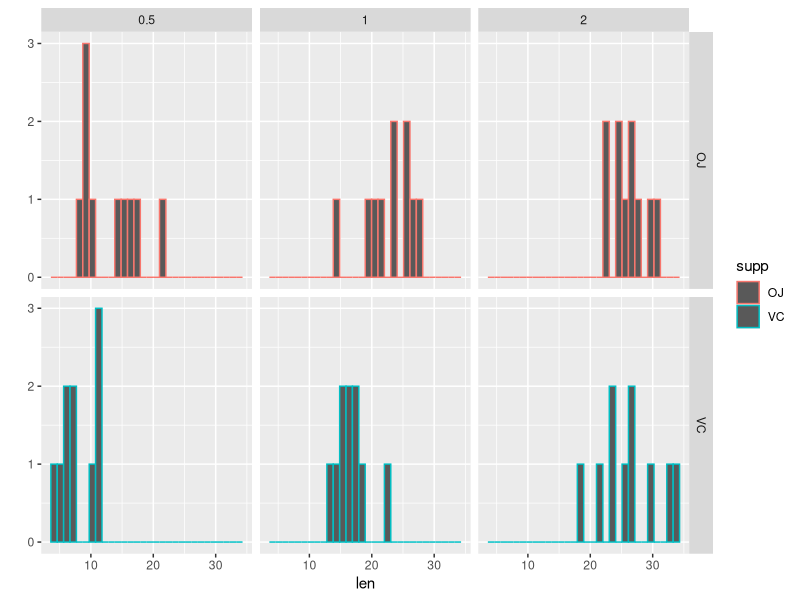

Recreate this plot in R. (Note: this script raises an error after producing the figure.)
## ---- chunk 1
#load data
library(datasets)
library(ggplot2)
data("ToothGrowth")
df <- ToothGrowth

#lets look at the data
str(df)
head(df)

#do some quick plots
qplot(data = df, x = len, facets = supp ~ dose, color = supp)
## ---- chunk 2
#perform unpaired t.test in R
tResults <- t.test(len ~ supp, data = df, paired = FALSE)

## ---- chunk 3
#generate child datasets for VC
dose.0.5_VC <- df[df$dose == 0.5 & df$supp == "VC", ]
dose.1.0_VC <- df[df$dose == 1 & df$supp == "VC", ]
dose.2.0_VC <- df[df$dose == 2 & df$supp == "VC", ]

#generate child datasets for OJ
dose.0.5_OJ <- df[df$dose == 0.5 & df$supp == "OJ", ]
dose.1.0_OJ <- df[df$dose == 1 & df$supp == "OJ", ]
dose.2.0_OJ <- df[df$dose == 2 & df$supp == "OJ", ]

#t.test between 0.5 and 1.0
ttest_helper <- function(df1, df2, compVar = "len", paired = TRUE) {
    a <- t.test(df1[, compVar], df2[, compVar], paired = paired)
    a
}

#perform within supp t.tests
ttest_0.5_VC <- ttest_helper(dose.0.5_VC, dose.1.0_VC)
ttest_1.0_VC <- ttest_helper(dose.1.0_VC, dose.2.0_VC)
ttest_2.0_VC <- ttest_helper(dose.0.5_VC, dose.2.0_VC)

ttest_0.5_OJ <- ttest_helper(dose.0.5_OJ, dose.1.0_OJ)
ttest_1.0_OJ <- ttest_helper(dose.1.0_OJ, dose.2.0_OJ)
ttest_2.0_OJ <- ttest_helper(dose.0.5_OJ, dose.2.0_OJ)

#perform between supp groups t.tests
ttest_0.5_VC_OJ <- ttest_helper(dose.0.5_VC, dose.0.5_OJ) 
ttest_1.0_VC_OJ <- ttest_helper(dose.1.0_VC, dose.1.0_OJ) 
ttest_2.0_VC_OJ <- ttest_helper(dose.2.0_VC, dose.2.0_OJ) 

ttest_0.5_1.0_VC_OJ <- ttest_helper(dose.0.5_VC, dose.1.0_OJ) 
ttest_1.0_2.0_VC_OJ <- ttest_helper(dose.1.0_VC, dose.2.0_OJ) 
ttest_2.0_0.5_VC_OJ <- ttest_helper(dose.2.0_VC, dose.0.5_OJ) 

